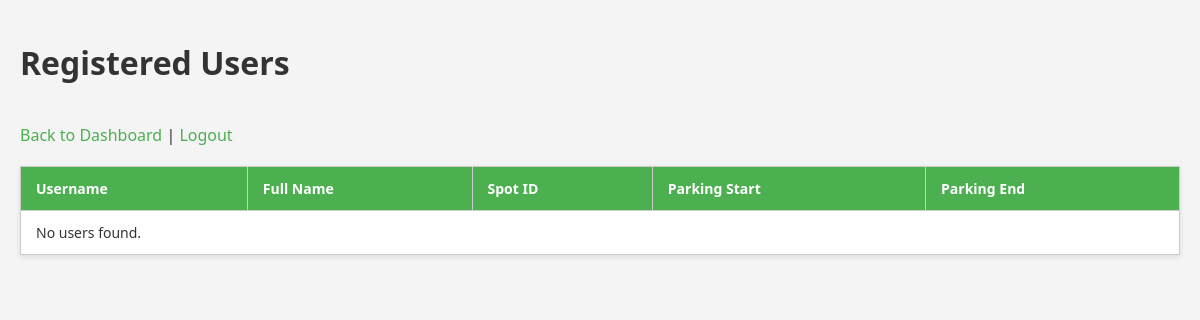
The app's page /admin/users (signed in), older data.
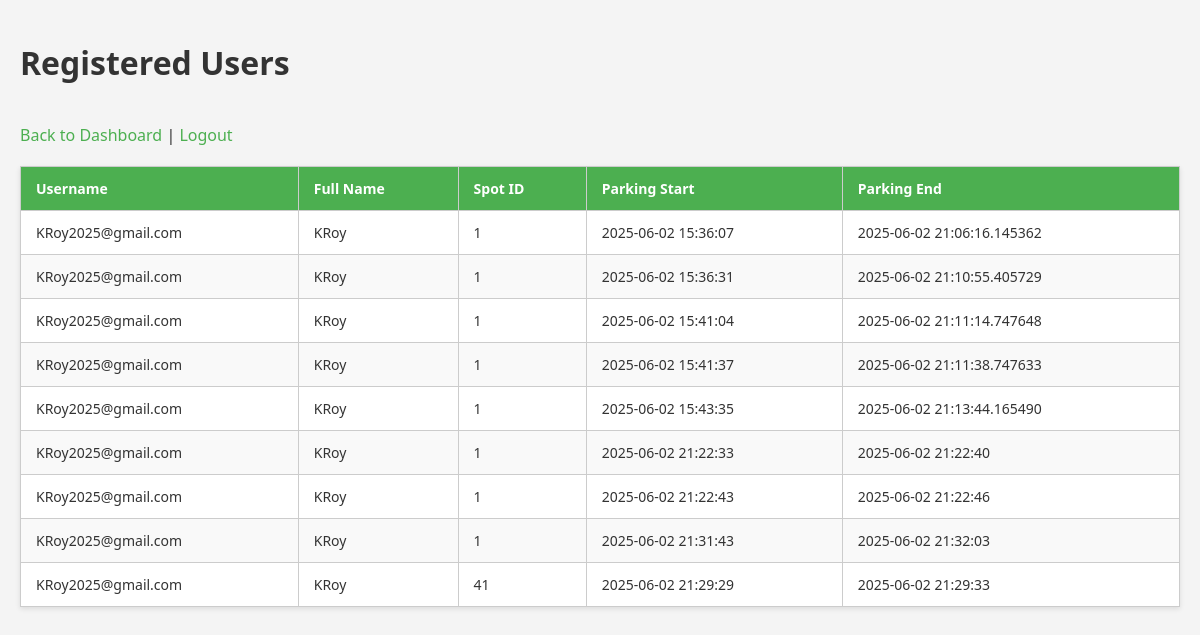
The same page, newer data.
### tables this page shows
CREATE TABLE Reservation (
    id INTEGER PRIMARY KEY AUTOINCREMENT,
    spot_id INTEGER NOT NULL,
    user_id INTEGER NOT NULL,
    parking_timestamp TIMESTAMP DEFAULT CURRENT_TIMESTAMP,
    leaving_timestamp TIMESTAMP,
    parking_cost REAL,
    FOREIGN KEY (spot_id) REFERENCES Parking_spot(id),
    FOREIGN KEY (user_id) REFERENCES Users(id)
);

CREATE TABLE Users (
    id INTEGER PRIMARY KEY AUTOINCREMENT,
    full_name TEXT NOT NULL,
    username TEXT UNIQUE NOT NULL,
    password TEXT NOT NULL,
    role TEXT CHECK(role IN ('admin', 'user')) NOT NULL
);

### app.py (the view)
@app.route('/admin/users')
def view_users():
    if session.get('role') != 'admin':
        return redirect('/login')
    conn = get_db_connection()
    users = conn.execute('''
        SELECT u.username, u.full_name, r.spot_id, r.parking_timestamp, r.leaving_timestamp
        FROM users u
        LEFT JOIN Reservation r ON u.id = r.user_id
        WHERE u.role = 'user'
    ''').fetchall()
    conn.close()
    return render_template('admin_users.html', users=users)

### app.py (called while the page is built)
def get_db_connection():
    conn = sqlite3.connect('database/parking.db')
    conn.row_factory = sqlite3.Row
    return conn

### templates/admin_users.html (shortened to what this page needs)
<!DOCTYPE html>
<html lang="en">
<head>
    <link rel="stylesheet" href="{{ url_for('static', filename='styles.css') }}" />
</head>
<body>
    <h1>Registered Users</h1>
    <a href="{{ url_for('admin_dashboard') }}">Back to Dashboard</a> |
    <a href="{{ url_for('logout') }}">Logout</a>
    <table class="data-table">
        <thead>
            <tr>
                <th>Username</th>
                <th>Full Name</th>
                <th>Spot ID</th>
                <th>Parking Start</th>
                <th>Parking End</th>
            </tr>
        </thead>
        <tbody>
            {% for user in users %}
            <tr>
                <td>{{ user['username'] }}</td>
                <td>{{ user['full_name'] }}</td>
                <td>{{ user['spot_id'] if user['spot_id'] else 'N/A' }}</td>
                <td>{{ user['parking_timestamp'] if user['parking_timestamp'] else 'N/A' }}</td>
                <td>{{ user['leaving_timestamp'] if user['leaving_timestamp'] else 'N/A' }}</td>
            </tr>
            {% else %}
            <tr><td colspan="5">No users found.</td></tr>
            {% endfor %}
        </tbody>
    </table>
</body>
</html>

### static/styles.css (style rules this page uses)
body { background-color: #f4f4f4; font-family: 'Segoe UI', Arial, sans-serif; margin: 0; padding: 20px; color: #333; }
h1, h2 { margin-bottom: 20px; color: #333; }
a { color: #4CAF50; text-decoration: none; margin-top: 20px; display: inline-block; }
table.data-table { width: 100%; border-collapse: collapse; margin-top: 20px; background: white; box-shadow: 0 2px 5px rgba(0,0,0,0.1); }
th, td { border: 1px solid #ccc; padding: 12px 15px; text-align: left; font-size: 14px; vertical-align: middle; }
th { background-color: #4CAF50; color: white; font-weight: 600; }
tbody tr:nth-child(even) { background-color: #f9f9f9; }

Row changes from the older to the newer data that the page shows:
added Reservation: username "KRoy2025@gmail.com", full_name "KRoy", spot "1", parking_timestamp "2025-06-02 15:36:07", leaving_timestamp "2025-06-02 21:06:16.145362"
added Reservation: username "KRoy2025@gmail.com", full_name "KRoy", spot "1", parking_timestamp "2025-06-02 15:36:31", leaving_timestamp "2025-06-02 21:10:55.405729"
added Reservation: username "KRoy2025@gmail.com", full_name "KRoy", spot "1", parking_timestamp "2025-06-02 15:41:04", leaving_timestamp "2025-06-02 21:11:14.747648"
added Reservation: username "KRoy2025@gmail.com", full_name "KRoy", spot "1", parking_timestamp "2025-06-02 15:41:37", leaving_timestamp "2025-06-02 21:11:38.747633"
added Reservation: username "KRoy2025@gmail.com", full_name "KRoy", spot "1", parking_timestamp "2025-06-02 15:43:35", leaving_timestamp "2025-06-02 21:13:44.165490"
added Reservation: username "KRoy2025@gmail.com", full_name "KRoy", spot "1", parking_timestamp "2025-06-02 21:22:33", leaving_timestamp "2025-06-02 21:22:40"
added Reservation: username "KRoy2025@gmail.com", full_name "KRoy", spot "1", parking_timestamp "2025-06-02 21:22:43", leaving_timestamp "2025-06-02 21:22:46"
added Reservation: username "KRoy2025@gmail.com", full_name "KRoy", spot "1", parking_timestamp "2025-06-02 21:31:43", leaving_timestamp "2025-06-02 21:32:03"
added Reservation: username "KRoy2025@gmail.com", full_name "KRoy", spot "41", parking_timestamp "2025-06-02 21:29:29", leaving_timestamp "2025-06-02 21:29:33"
Text that changed along with them:
text no longer shown: "No users found."
